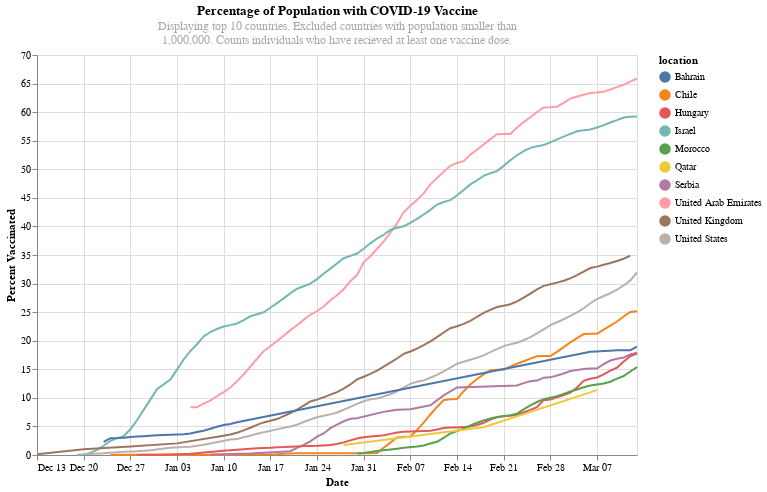

The notebook cell this image was saved under:
### Code cell
# Q1 METHOD
import pandas as pd
import altair as alt

df = pd.read_csv('https://covid.ourworldindata.org/data/owid-covid-data.csv?v=2021-02-17').fillna(0)

df_relevant = df[['iso_code', 'continent', 'location',
                  'date', 'total_cases', 'total_vaccinations',
                  'people_vaccinated', 'people_fully_vaccinated',
                  'new_vaccinations', 'population']]

df_relevant = df_relevant[df_relevant['total_vaccinations'] != 0]
df_relevant = df_relevant[df_relevant['population'] >= 1000000]

# calculate percent vaccinated
#df_relevant['percent_vaccinated'] = (df_relevant['people_vaccinated'] / df_relevant['population']) * 100

countries = df_relevant['iso_code'].unique()

max_date_df = pd.DataFrame(columns = ['iso_code', 'continent', 'location',
                                      'date', 'total_cases', 'total_vaccinations',
                                      'people_vaccinated', 'people_fully_vaccinated',
                                      'new_vaccinations', 'population', 'percent_vaccinated'])

# find most recent day for each country
for country in countries:
    # one country
    new_country = df_relevant[df_relevant['iso_code'] == country]
    # last row for that country
    max_day = new_country.iloc[[-1]]
    # replace people vaccinated column if missing
    if (max_day['people_vaccinated'] == 0).any():
        max_day['people_vaccinated'] = max_day['total_vaccinations']
    # calculate percent vaccinated
    max_day['percent_vaccinated'] = (max_day['people_vaccinated'] / max_day['population']) * 100
    max_date_df = max_date_df.append(max_day)

# remove continents
#no_continents = max_date_df['continent'] != 0
#keep_eun = max_date_df['iso_code'] == 'OWID_EUN'
max_date_df = max_date_df[max_date_df['location'] != 'World']

# remove countries where total cases are 0
max_date_df = max_date_df[max_date_df['total_cases'] != 0]

# get top 10 sorted by percent vaccinated
top_10 = max_date_df.sort_values(by = 'percent_vaccinated', ascending = False).head(10)

top_10_countries = top_10['iso_code']

top_10_df = df_relevant[df_relevant['iso_code'].isin(top_10_countries)]

adjusted_top_10_df = pd.DataFrame(columns = ['iso_code', 'continent', 'location',
                                      'date', 'total_cases', 'total_vaccinations',
                                      'people_vaccinated', 'people_fully_vaccinated',
                                      'new_vaccinations', 'population', 'percent_vaccinated'])

for country in top_10_countries:
    new_country = top_10_df[top_10_df['iso_code'] == country]
    if (new_country['people_vaccinated'] == 0).any():
        new_country['people_vaccinated'] = new_country['total_vaccinations']
    new_country['percent_vaccinated'] = (new_country['people_vaccinated'] / new_country['population']) * 100
    adjusted_top_10_df = adjusted_top_10_df.append(new_country)



line = alt.Chart(adjusted_top_10_df).mark_line().encode(
    x = alt.X('date:T', axis = alt.Axis(title = 'Date')),
    y = alt.Y('percent_vaccinated:Q', axis = alt.Axis(title = 'Percent Vaccinated')),
    color = 'location'
)

nearest = alt.selection(type='single', nearest=True, on='mouseover',
                        encodings=['x'], empty='none')

# Transparent selectors across the chart. This is what tells us
# the x-value of the cursor
selectors = alt.Chart(adjusted_top_10_df).mark_point().encode(
    x='date:T',
    opacity=alt.value(0),
).add_selection(
    nearest
)

# Draw points on the line, and highlight based on selection
points = line.mark_point().encode(
    opacity=alt.condition(nearest, alt.value(1), alt.value(0))
)

# Draw text labels near the points, and highlight based on selection
text = line.mark_text(align='left', dx=5, dy=-5).encode(
    text=alt.condition(nearest, 'percent_vaccinated:Q', alt.value(' '))
)

# Draw a rule at the location of the selection
rules = alt.Chart(adjusted_top_10_df).mark_rule(color='black').encode(
    x='date:T',
).transform_filter(
    nearest
)

alt.layer(
    line, selectors, points, text, rules
).properties(
    width=600, height=400,
    title = {
        'text': 'Percentage of Population with COVID-19 Vaccine',
        'subtitle': ['Displaying top 10 countries. Excluded countries with population smaller than',
                     '1,000,000. Counts individuals who have recieved at least one vaccine dose.'],
        'color': 'black',
        'subtitleColor': 'darkgrey'
    }
)

### Figure 1 — Vega-Lite specification as saved in the notebook (floating-point values rounded to 4 significant figures; data arrays with more than 128 entries replaced by an {"elided": "..."} marker saying what was removed)
{"config": {"view": {"continuousWidth": 400, "continuousHeight": 300}}, "layer": [{"mark": "line", "encoding": {"color": {"type": "nominal", "field": "location"}, "x": {"type": "temporal", "axis": {"title": "Date"}, "field": "date"}, "y": {"type": "quantitative", "axis": {"title": "Percent Vaccinated"}, "field": "percent_vaccinated"}}}, {"mark": "point", "encoding": {"opacity": {"value": 0}, "x": {"type": "temporal", "field": "date"}}, "selection": {"selector016": {"type": "single", "nearest": true, "on": "mouseover", "encodings": ["x"], "empty": "none"}}}, {"mark": "point", "encoding": {"color": {"type": "nominal", "field": "location"}, "opacity": {"condition": {"value": 1, "selection": "selector016"}, "value": 0}, "x": {"type": "temporal", "axis": {"title": "Date"}, "field": "date"}, "y": {"type": "quantitative", "axis": {"title": "Percent Vaccinated"}, "field": "percent_vaccinated"}}}, {"mark": {"type": "text", "align": "left", "dx": 5, "dy": -5}, "encoding": {"color": {"type": "nominal", "field": "location"}, "text": {"condition": {"type": "quantitative", "field": "percent_vaccinated", "selection": "selector016"}, "value": " "}, "x": {"type": "temporal", "axis": {"title": "Date"}, "field": "date"}, "y": {"type": "quantitative", "axis": {"title": "Percent Vaccinated"}, "field": "percent_vaccinated"}}}, {"mark": {"type": "rule", "color": "black"}, "encoding": {"x": {"type": "temporal", "field": "date"}}, "transform": [{"filter": {"selection": "selector016"}}]}], "data": {"name": "data-2a7265eaee45b8895108e28bdd5bae68"}, "height": 400, "title": {"text": "Percentage of Population with COVID-19 Vaccine", "subtitle": ["Displaying top 10 countries. Excluded countries with population smaller than", "1,000,000. Counts individuals who have recieved at least one vaccine dose."], "color": "black", "subtitleColor": "darkgrey"}, "width": 600, "$schema": "https://vega.github.io/schema/vega-lite/v4.8.1.json", "datasets": {"data-2a7265eaee45b8895108e28bdd5bae68": {"elided": "552 records"}}}
